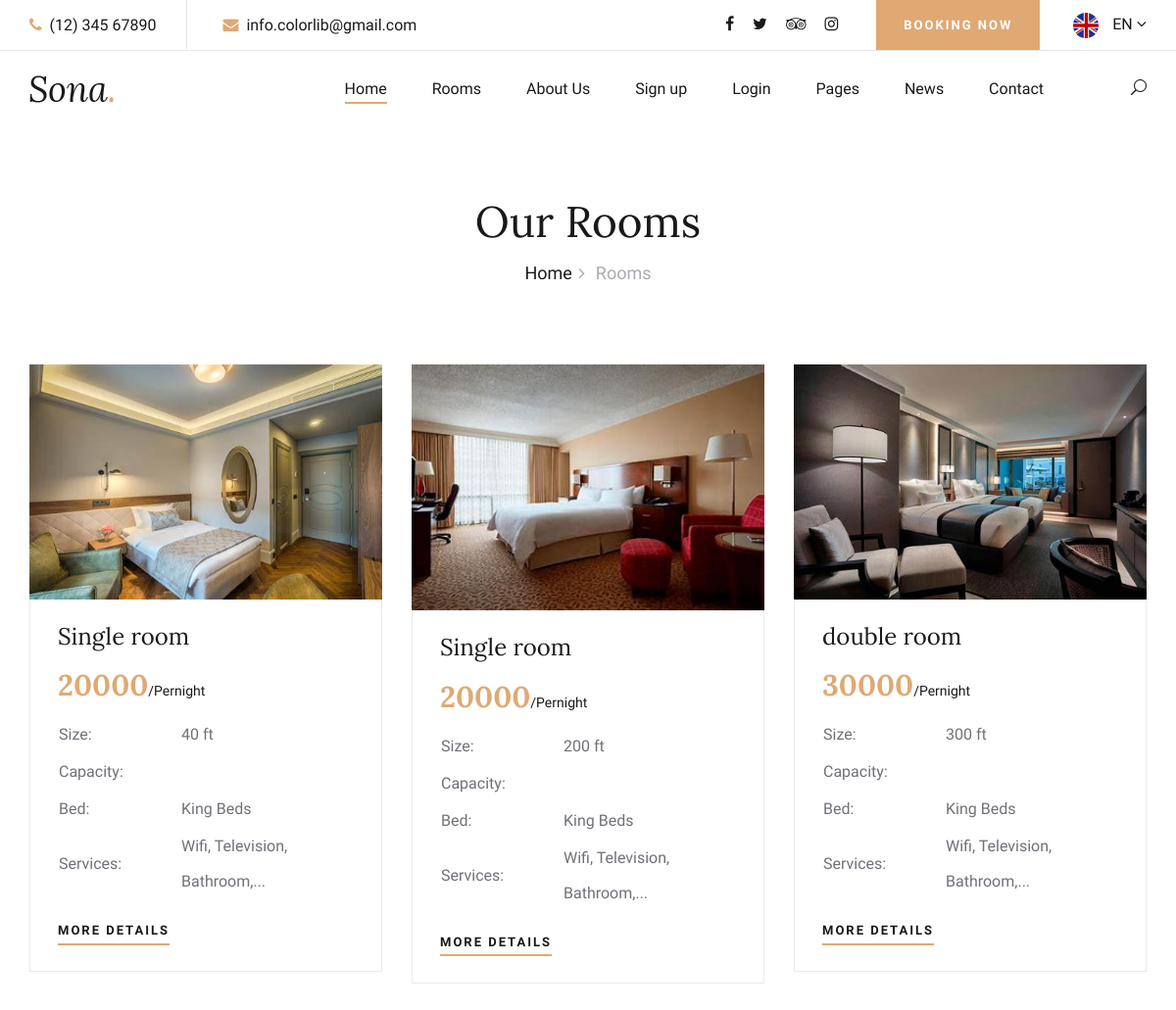
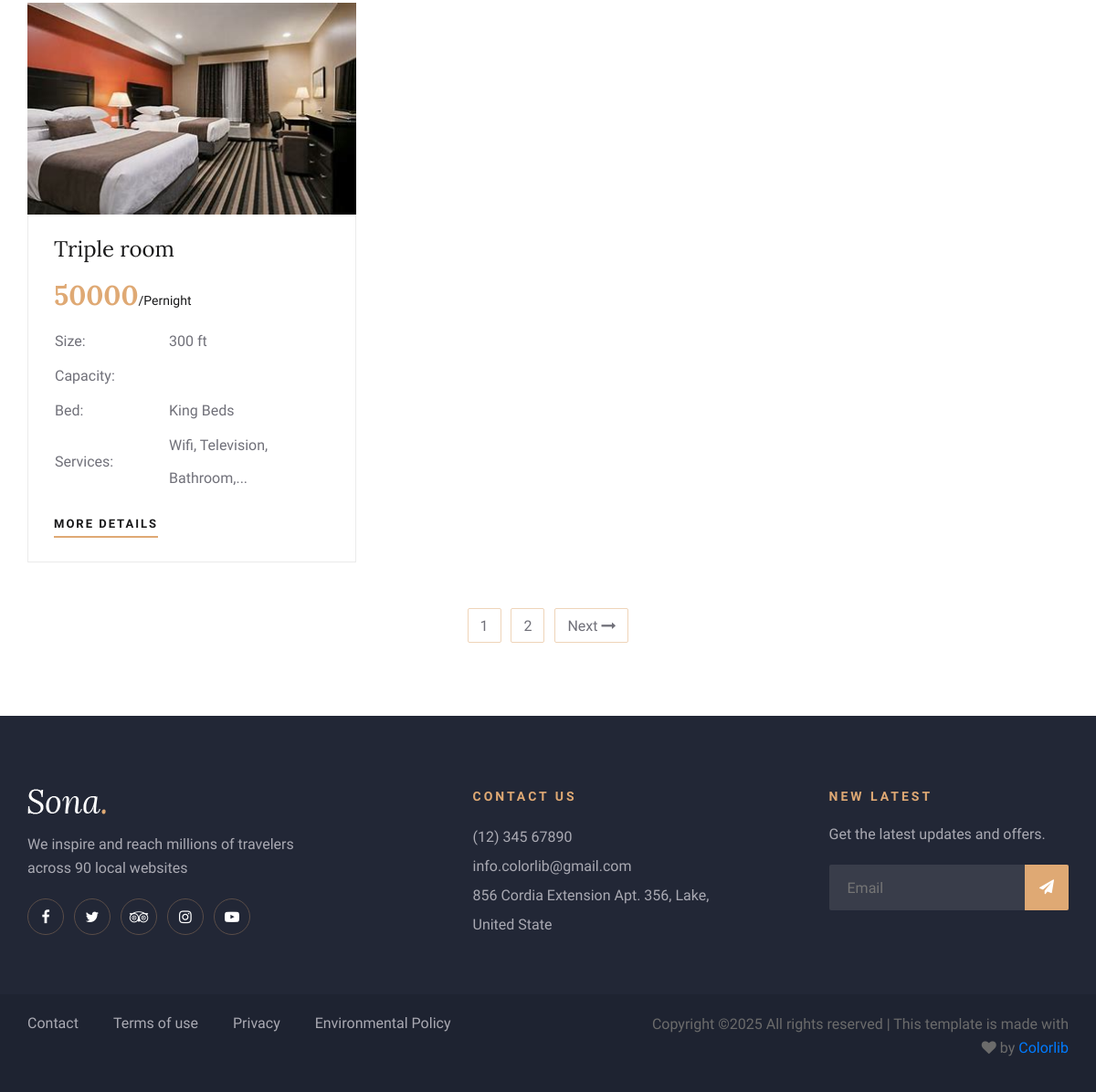
/rooms/, run on the app's committed database (2 pictures, top to bottom).
### rooms/models.py (models this page shows, shortened)
class Rooms(models.Model):
    room_type=models.CharField(max_length=50)
    room_number=models.CharField(max_length=20,unique=True)
    size=models.CharField(max_length=40)
    image=models.ImageField(upload_to='photos/room')
    capacity=models.CharField(max_length=30)
    bed=models.CharField(max_length=100)
    price_per_night=models.IntegerField()
    is_available=models.BooleanField(default=True)

### rooms/views.py (the view)
# urls.py: path('rooms/',include('rooms.urls')),
def rooms (request):
    rooms=Rooms.objects.all().filter(is_available=True )
    context={
      'rooms': rooms
    }
    return render(request,'rooms.html',context)

### templates/rooms.html
{%extends 'base.html'%}
{%block pagecontent%}
    <div class="breadcrumb-section">
        <div class="container">
            <div class="row">
                <div class="col-lg-12">
                    <div class="breadcrumb-text">
                        <h2>Our Rooms</h2>
                        <div class="bt-option">
                            <a href="./home.html">Home</a>
                            <span>Rooms</span>
                        </div>
                    </div>
                </div>
            </div>
        </div>
    </div>
    <section class="rooms-section spad">
        <div class="container">
            <div class="row">
                {%for room in rooms%}
                <div class="col-lg-4 col-md-6">
                    <div class="room-item">
                        <img src="{{room.image.url}}" alt="">
                        <div class="ri-text">
                            <h4>{{room.room_type}}</h4>
                            <h3>{{room.price_per_night}}<span>/Pernight</span></h3>
                            <table>
                                <tbody>
                                    <tr>
                                        <td class="r-o">Size:</td>
                                        <td>{{room.size}} ft</td>
                                    </tr>
                                    <tr>
                                        <td class="r-o">Capacity:</td>
                                        <td>{{room.Capacity}}</td>
                                    </tr>
                                    <tr>
                                        <td class="r-o">Bed:</td>
                                        <td>King Beds</td>
                                    </tr>
                                    <tr>
                                        <td class="r-o">Services:</td>
                                        <td>Wifi, Television, Bathroom,...</td>
                                    </tr>
                                </tbody>
                            </table>
                            <a href="{% url 'room_details' room.id %}" class="primary-btn">More Details</a>
                        </div>
                    </div>
                </div>
                {%endfor%}
                <div class="col-lg-12">
                    <div class="room-pagination">
                        <a href="#">1</a>
                        <a href="#">2</a>
                        <a href="#">Next <i class="fa fa-long-arrow-right"></i></a>
                    </div>
                </div>
            </div>
        </div>
    </section>
    {%endblock%}

### templates/base.html (shortened to what this page needs)
{% load static %}
<!DOCTYPE html>
<html lang="zxx">
<head>
    <link rel="stylesheet" href="{%static 'css/bootstrap.min.css'%}" type="text/css">
    <link rel="stylesheet" href="{%static 'css/font-awesome.min.css'%}" type="text/css">
    <link rel="stylesheet" href="{%static 'css/elegant-icons.css'%}" type="text/css">
    <link rel="stylesheet" href="{%static 'css/flaticon.css'%}" type="text/css">
    <link rel="stylesheet" href="{%static 'css/owl.carousel.min.css'%}" type="text/css">
    <link rel="stylesheet" href="{%static 'css/nice-select.css'%}" type="text/css">
    <link rel="stylesheet" href="{%static 'css/jquery-ui.min.css'%}" type="text/css">
    <link rel="stylesheet" href="{%static 'css/magnific-popup.css'%}" type="text/css">
    <link rel="stylesheet" href="{%static 'css/slicknav.min.css'%}" type="text/css">
    <link rel="stylesheet" href="{%static 'css/style.css'%}" type="text/css">
</head>
<body>
    <header class="header-section">
        <div class="top-nav">
            <div class="container">
                <div class="row">
                    <div class="col-lg-6">
                        <ul class="tn-left">
                            <li><i class="fa fa-phone"></i> (12) 345 67890</li>
                            <li><i class="fa fa-envelope"></i> info.colorlib@gmail.com</li>
                        </ul>
                    </div>
                    <div class="col-lg-6">
                        <div class="tn-right">
                            <div class="top-social">
                                <a href="#"><i class="fa fa-facebook"></i></a>
                                <a href="#"><i class="fa fa-twitter"></i></a>
                                <a href="#"><i class="fa fa-tripadvisor"></i></a>
                                <a href="#"><i class="fa fa-instagram"></i></a>
                            </div>
                            <a href="#" class="bk-btn">Booking Now</a>
                            <div class="language-option">
                                <img src="{%static 'img/flag.jpg'%}" alt="">
                                <span>EN <i class="fa fa-angle-down"></i></span>
                            </div>
                        </div>
                    </div>
                </div>
            </div>
        </div>
        <div class="menu-item">
            <div class="container">
                <div class="row">
                    <div class="col-lg-2">
                        <div class="logo">
                            <a href="./index.html">
                                <img src="{%static 'img/logo.png'%}" alt="">
                            </a>
                        </div>
                    </div>
                    <div class="col-lg-10">
                        <div class="nav-menu">
                            <nav class="mainmenu">
                                <ul>
                                    <li class="active"><a href="{% url 'Home' %}">Home</a></li>
                                    <li><a href="{% url 'rooms' %}">Rooms</a></li>
                                    <li><a href="./about-us.html">About Us</a></li>
                                    <li><a href="{% url 'register'%}">Sign up</a></li>
                                    <li><a href="{% url 'login'%}">Login</a></li>
                                    <li><a href="./pages.html">Pages</a>
                                    </li>
                                    <li><a href="{% url 'blogs' %}">News</a></li>
                                    <li><a href="./contact.html">Contact</a></li>
                                </ul>
                            </nav>
                            <div class="nav-right search-switch">
                                <i class="icon_search"></i>
                            </div>
                        </div>
                    </div>
                </div>
            </div>
        </div>
    </header>
    {%block pagecontent%}
    {%endblock%}
    <footer class="footer-section">
        <div class="container">
            <div class="footer-text">
                <div class="row">
                    <div class="col-lg-4">
                        <div class="ft-about">
                            <div class="logo">
                                <a href="#">
                                    <img src="img/footer-logo.png" alt="">
                                </a>
                            </div>
                            <p>We inspire and reach millions of travelers<br /> across 90 local websites</p>
                            <div class="fa-social">
                                <a href="#"><i class="fa fa-facebook"></i></a>
                                <a href="#"><i class="fa fa-twitter"></i></a>
                                <a href="#"><i class="fa fa-tripadvisor"></i></a>
                                <a href="#"><i class="fa fa-instagram"></i></a>
                                <a href="#"><i class="fa fa-youtube-play"></i></a>
                            </div>
                        </div>
                    </div>
                    <div class="col-lg-3 offset-lg-1">
                        <div class="ft-contact">
                            <h6>Contact Us</h6>
                            <ul>
                                <li>(12) 345 67890</li>
                                <li>info.colorlib@gmail.com</li>
                                <li>856 Cordia Extension Apt. 356, Lake, United State</li>
                            </ul>
                        </div>
                    </div>
                    <div class="col-lg-3 offset-lg-1">
                        <div class="ft-newslatter">
                            <h6>New latest</h6>
                            <p>Get the latest updates and offers.</p>
                            <form action="#" class="fn-form">
                                <input type="text" placeholder="Email">
                                <button type="submit"><i class="fa fa-send"></i></button>
                            </form>
                        </div>
                    </div>
                </div>
            </div>
        </div>
        <div class="copyright-option">
            <div class="container">
                <div class="row">
                    <div class="col-lg-7">
                        <ul>
                            <li><a href="#">Contact</a></li>
                            <li><a href="#">Terms of use</a></li>
                            <li><a href="#">Privacy</a></li>
                            <li><a href="#">Environmental Policy</a></li>
                        </ul>
                    </div>
                    <div class="col-lg-5">
                        <div class="co-text"><p>
  Copyright &copy;<script>document.write(new Date().getFullYear());</script> All rights reserved | This template is made with <i class="fa fa-heart" aria-hidden="true"></i> by <a href="https://colorlib.com" target="_blank">Colorlib</a>
  </p></div>
                    </div>
                </div>
            </div>
        </div>
    </footer>
</body>
</html>

### data on the page
Rooms: image (picture), room_type "Single room", price_per_night "20000", size "40"
Rooms: image (picture), room_type "Single room", price_per_night "20000", size "200"
Rooms: image (picture), room_type "double room", price_per_night "30000", size "300"
Rooms: image (picture), room_type "Triple room", price_per_night "50000", size "300"
